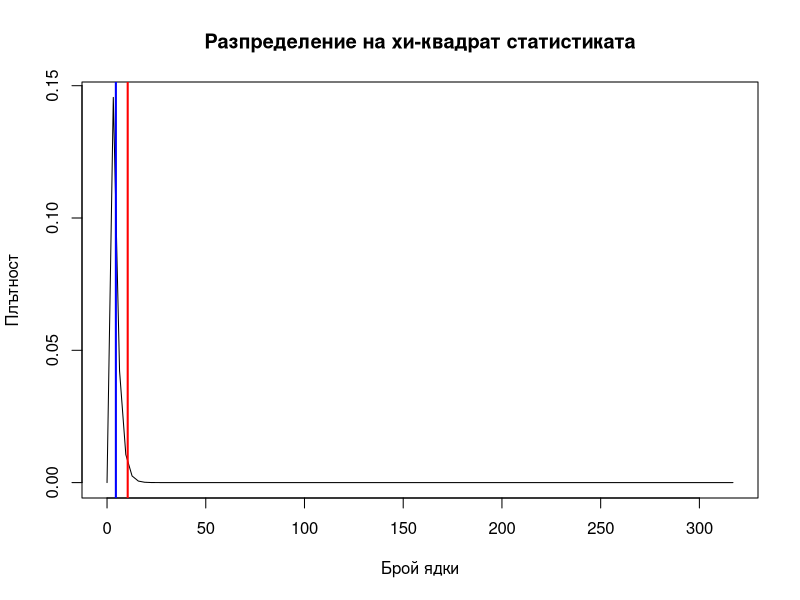
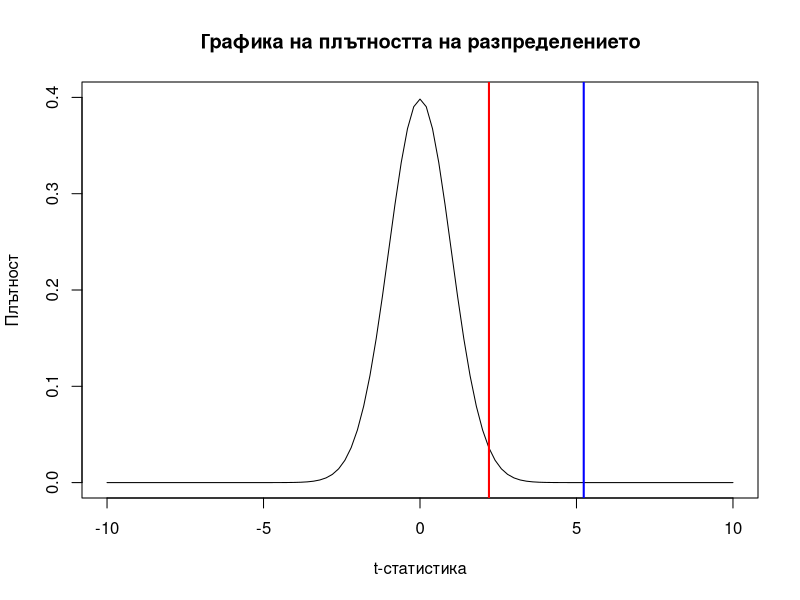

The R script that drew these images, in order:
# ф.н. 3MI0700035
# името ви Иван Петров
# специалността Информационни Системи


### Задача 1
# Наблюдавани стойности
peanut <- 267  # брой на фъстъци
hazelnut <- 91   # брой на лешници
cashew <- 103  # брой на кашу
almond <- 500 - peanut - hazelnut - cashew  # брой на бадеми

observed <- c(peanut, hazelnut, cashew, almond)
mean(observed)
median(observed)
expected <- c(5, 2, 2, 1)
expected <- expected / sum(expected)
result <- chisq.test(observed, p = expected)

result

# Проверка на хипотезата чрез Хи-квадрат
alpha <- 0.015  # ниво на значимост
if (result$p.value < alpha) {
    cat("Отхвърляме нулевата хипотеза. Машината не смесва ядките в желаното съотношение.\n")
} else {
    cat(
        "Не можем да отхвърлим нулевата хипотеза. Машината смесва ядките в желаното съотношение.\n"
    )
}
df <- length(observed) - 1


library(graphics)
# Графика на плътността
curve(
    dchisq(x, df = df),
    xlim = c(0, max(observed) + 50),
    xlab = "Брой ядки",
    ylab = "Плътност",
    main = "Разпределение на хи-квадрат статистиката"
)

# Критична област
critical_value <- qchisq(1 - alpha, df = df)
abline(v = critical_value, col = "red", lwd = 2)

# Емпирична характеристика
empirical_value <- result$statistic
abline(v = empirical_value, col = "blue", lwd = 2)



### Задача 2
# Данни за експеримента
n1 <- 500  # Брой елементи, сглобени от робот
n2 <- 500    # Брой елементи, сглобени от човек

x1 <- 15   # Брой дефектни елементи, сглобени от робот
x2 <- 0.035 * n2    # Брой дефектни елементи, сглобени от човек

# Пропорциите на дефектни елементи
# Пропорция на дефектни елементи при използване на робот
p1 <- x1 / n1
# Пропорция на дефектни елементи при сглобяване от човек
p2 <- x2 / n2


# Извършване на хипотезен тест
result <-
    prop.test(
        x = c(x1, x2),
        n = c(n1, n2),
        alternative = "less",
        correct = FALSE
    )

# Отпечатване на резултата
result
if (result$p.value < alpha) {
    cat("Роботът прави по-малко дефектни от човека.\n")
} else {
    cat(
        "Робота не прави по-малко дефектни от човека.\n"
    )
}



### Задача 3
x = c(30208.61, 30031.48, 31369.72, 30423.30, 28508.69, 30909.14, 29951.86,
      29651.07, 30092.92, 28934.14, 29548.45, 28838.97, 30333.31, 30535.98,
      31070.35, 31016.58, 28130.97, 29661.08, 30401.63, 31377.73, 29469.36,
      30411.83, 29530.51, 29803.23, 29491.12, 30340.85, 30239.38, 29328.12,
      30892.51, 31095.85, 30180.62, 28347.43, 30056.37, 30103.87, 29520.86,
      30201.51, 32292.90, 30325.08, 30318.04, 30460.16, 30902.91, 29832.22,
      31682.61, 30667.66, 31644.24, 30333.04, 29248.99, 29039.49)
y = c(30138.48, 28128.17, 28457.52, 30869.64, 28350.69, 29833.84, 29906.35,
      27893.71, 30651.77, 29306.76, 29694.77, 28871.06, 29111.43, 29633.97,
      27248.59, 29677.19, 27304.51, 28393.82, 29049.14, 28471.64, 29624.78,
      30197.94, 29329.87, 28435.96, 29566.51, 28194.91, 29506.66, 28668.88,
      32377.36, 28764.72, 27153.31, 29129.34, 28193.12, 28103.39, 27355.46,
      29829.73, 30631.48, 29152.45, 30994.12, 30083.63, 29757.24, 28243.70,
      29023.39, 28290.52, 28230.68, 29105.40, 28693.04, 29281.10)

alpha = 0.015


# Тестване на хипотезите
t_test <- t.test(x, y, alternative = "greater", var.equal = TRUE)

# Отпечатване на резултатите
print(t_test)

# Нарисуване на графика на плътността на разпределението
curve(
    dt(x, df = length(x) + length(y) - 2),
    xlim = c(-10, 10),
    ylim = c(0, 0.4),
    xlab = "t-статистика",
    ylab = "Плътност",
    main = "Графика на плътността на разпределението"
)
abline(
    v = qt(1 - alpha, df = length(x) + length(y) - 2),
    col = "red",
    lwd = 2
)  # Критична област в червено
abline(v = t_test$statistic,
       col = "blue",
       lwd = 2)  # Емпирична статистика в синьо



### Задача 4
Height = c(189, 193, 190, 191, 192, 188, 187, 191, 194, 194, 193, 182, 183,
           191, 192, 193, 195, 196, 189, 186, 188, 189, 185, 190, 184, 179,
           180, 178, 177, 175, 181, 179, 186, 175, 170, 175, 169, 165, 169,
           170, 173, 175, 184, 180, 182, 184, 183, 181, 178, 174)
Weight = c(89, 92, 90, 91, 93, 87, 90, 93, 96, 95, 94, 83, 84, 92, 92, 96, 94,
           97, 89, 84, 90, 92, 87, 92, 85, 85, 83, 84, 81, 78, 90, 81, 93, 84,
           78, 80, 74, 68, 72, 76, 78, 79, 88, 90, 94, 96, 95, 93, 82, 77)
Hips = c(112, 112, 110, 111, 113, 107, 112, 115, 115, 117, 116, 102, 101, 113,
         114, 115, 117, 118, 112, 111, 113, 114, 109, 113, 101, 123, 125, 128,
         123, 118, 113, 108, 113, 108, 105, 102, 96, 88, 84, 99, 102, 105,
         134, 140, 146, 152, 150, 149, 104, 112)
ShouldersWidth = c(40, 42, 39, 39, 40, 37, 40, 41, 42, 42, 41, 37, 38, 41, 42,
                   42, 43, 44, 40, 39, 40, 41, 40, 43, 37, 38, 39, 40, 42, 41,
                   39, 38, 40, 41, 38, 39, 40, 39, 43, 39, 42, 38, 39, 38, 41,
                   42, 39, 38, 43, 42)

data <- data.frame(Height, Weight, Hips, ShouldersWidth)
## 1

model <- lm(Hips ~ Height + Weight + ShouldersWidth, data = data)
summary(model)
## 2
coefficients <- coef(model)
coefficients
## 3
# височината (Height), теглото (Weight) 
# и ширината на раменете (ShouldersWidth).

## 4 
#Хипотезите, които ще проверя, са:
# H0: Коефициентът пред Height е равен на 0 (без значима зависимост между талията и височината).
# H0: Коефициентът пред Weight е равен на 0 (без значима зависимост между талията и теглото).
# H0: Коефициентът пред ShouldersWidth е равен на 0 (без значима зависимост между талията и ширината на раменете).

## 5
#За да определим кои от коефициентите са статистически значими, можем да разгледаме стойностите на t-статистиката и p-стойностите в резултатите от summary(model).
summary(model)

## 6
# Изключване на статистически незначимите фактори
final_model <- step(model)
summary(final_model)
coefs <- coef(final_model)

## 7
Waist = coefs[1] + coefs[2] * Height + coefs[3] * Weight
Waist

## 8 
residuals <- residuals(final_model)
head(residuals, 5)

## 9
# Проверка за нормалност на разпределението на грешката
shapiro.test(residuals)

# Проверка на хипотезата за очакването на грешката на модела
t.test(residuals)

# Проверка за зависимостта между грешките и значимите фактори
anova_result <- aov(residuals ~ Height + Weight + ShouldersWidth, data = data)
summary(anova_result)

## 10
summary(final_model)$sigma

## 11
summary(final_model)$r.squared

##12
#За да определим дали моделът е адекватен,
#трябва да разгледаме стойностите на p-стойностите
#за коефициентите и коефициента на детерминация.
summary(model)


## 13
expected_waist <- coefs[1] + coefs[2] * 173 + coefs[3] * 85
expected_waist

